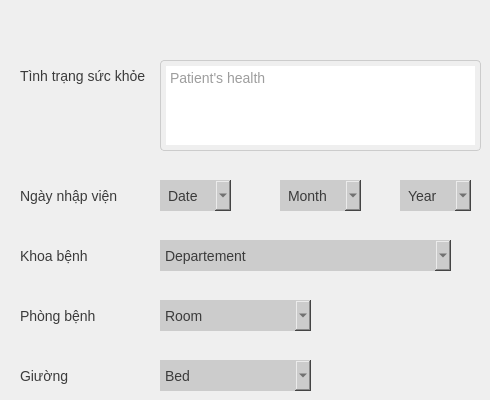
        <widget class="QWidget" name="admit_hp_page">
         <widget class="QComboBox" name="admit_hp_cbb_2">
          <property name="geometry">
           <rect>
            <x>280</x>
            <y>180</y>
            <width>81</width>
            <height>31</height>
           </rect>
          </property>
          <property name="cursor">
           <cursorShape>PointingHandCursor</cursorShape>
          </property>
          <property name="styleSheet">
           <string notr="true">QComboBox{
	background-color: #ccc;
	font-size: 14px;
	border:none;
	padding: 8px;
	color: #3b3b3b;
}
QComboBox:hover{
	background-color: #a6a6a4;
}</string>
          </property>
          <property name="currentIndex">
           <number>-1</number>
          </property>
          <property name="placeholderText">
           <string>Month</string>
          </property>
          <item>
           <property name="text">
            <string>01</string>
           </property>
          </item>
          <item>
           <property name="text">
            <string>02</string>
           </property>
          </item>
          <item>
           <property name="text">
            <string>03</string>
           </property>
          </item>
          <item>
           <property name="text">
            <string>04</string>
           </property>
          </item>
          <item>
           <property name="text">
            <string>05</string>
           </property>
          </item>
          <item>
           <property name="text">
            <string>06</string>
           </property>
          </item>
          <item>
           <property name="text">
            <string>07</string>
           </property>
          </item>
          <item>
           <property name="text">
            <string>08</string>
           </property>
          </item>
          <item>
           <property name="text">
            <string>09</string>
           </property>
          </item>
          <item>
           <property name="text">
            <string>10</string>
           </property>
          </item>
          <item>
           <property name="text">
            <string>11</string>
           </property>
          </item>
          <item>
           <property name="text">
            <string>12</string>
           </property>
          </item>
         </widget>
         <widget class="QLabel" name="label_28">
          <property name="geometry">
           <rect>
            <x>20</x>
            <y>300</y>
            <width>111</width>
            <height>31</height>
           </rect>
          </property>
          <property name="styleSheet">
           <string notr="true">color: #3b3b3b;
font-size: 14px;</string>
          </property>
          <property name="text">
           <string>Phòng bệnh</string>
          </property>
         </widget>
         <widget class="QComboBox" name="admit_hp_cbb_3">
          <property name="geometry">
           <rect>
            <x>400</x>
            <y>180</y>
            <width>71</width>
            <height>31</height>
           </rect>
          </property>
          <property name="cursor">
           <cursorShape>PointingHandCursor</cursorShape>
          </property>
          <property name="styleSheet">
           <string notr="true">QComboBox{
	background-color: #ccc;
	font-size: 14px;
	border:none;
	padding: 8px;
	color: #3b3b3b;
}
QComboBox:hover{
	background-color: #a6a6a4;
}</string>
          </property>
          <property name="currentIndex">
           <number>-1</number>
          </property>
          <property name="placeholderText">
           <string>Year</string>
          </property>
          <item>
           <property name="text">
            <string>2020</string>
           </property>
          </item>
          <item>
           <property name="text">
            <string>2021</string>
           </property>
          </item>
         </widget>
         <widget class="QLabel" name="label_34">
          <property name="geometry">
           <rect>
            <x>20</x>
            <y>60</y>
            <width>131</width>
            <height>31</height>
           </rect>
          </property>
          <property name="styleSheet">
           <string notr="true">color: #3b3b3b;
font-size: 14px;</string>
          </property>
          <property name="text">
           <string>Tình trạng sức khỏe</string>
          </property>
         </widget>
         <widget class="QLabel" name="label_22">
          <property name="geometry">
           <rect>
            <x>20</x>
            <y>180</y>
            <width>111</width>
            <height>31</height>
           </rect>
          </property>
          <property name="styleSheet">
           <string notr="true">color: #3b3b3b;
font-size: 14px;</string>
          </property>
          <property name="text">
           <string>Ngày nhập viện</string>
          </property>
         </widget>
         <widget class="QComboBox" name="admit_hp_cbb_1">
          <property name="enabled">
           <bool>true</bool>
          </property>
          <property name="geometry">
           <rect>
            <x>160</x>
            <y>180</y>
            <width>71</width>
            <height>31</height>
           </rect>
          </property>
          <property name="cursor">
           <cursorShape>PointingHandCursor</cursorShape>
          </property>
          <property name="styleSheet">
           <string notr="true">QComboBox{
	background-color: #ccc;
	font-size: 14px;
	border:none;
	padding: 8px;
	color: #3b3b3b;
}
QComboBox:hover{
	background-color: #a6a6a4;
}</string>
          </property>
          <property name="currentText">
           <string>Date</string>
          </property>
          <property name="currentIndex">
           <number>-1</number>
          </property>
          <property name="placeholderText">
           <string>Date</string>
          </property>
          <property name="duplicatesEnabled">
           <bool>false</bool>
          </property>
          <item>
           <property name="text">
            <string>01</string>
           </property>
          </item>
          <item>
           <property name="text">
            <string>02</string>
           </property>
          </item>
          <item>
           <property name="text">
            <string>03</string>
           </property>
          </item>
          <item>
           <property name="text">
            <string>04</string>
           </property>
          </item>
          <item>
           <property name="text">
            <string>05</string>
           </property>
          </item>
          <item>
           <property name="text">
            <string>06</string>
           </property>
          </item>
          <item>
           <property name="text">
            <string>07</string>
           </property>
          </item>
          <item>
           <property name="text">
            <string>08</string>
           </property>
          </item>
          <item>
           <property name="text">
            <string>09</string>
           </property>
          </item>
          <item>
           <property name="text">
            <string>10</string>
           </property>
          </item>
          <item>
           <property name="text">
            <string>11</string>
           </property>
          </item>
          <item>
           <property name="text">
            <string>12</string>
           </property>
          </item>
          <item>
           <property name="text">
            <string>13</string>
           </property>
          </item>
          <item>
           <property name="text">
            <string>14</string>
           </property>
          </item>
          <item>
           <property name="text">
            <string>15</string>
           </property>
          </item>
          <item>
           <property name="text">
            <string>16</string>
           </property>
          </item>
          <item>
           <property name="text">
            <string>17</string>
           </property>
          </item>
          <item>
           <property name="text">
            <string>18</string>
           </property>
          </item>
          <item>
           <property name="text">
            <string>19</string>
           </property>
          </item>
          <item>
           <property name="text">
            <string>20</string>
           </property>
          </item>
          <item>
           <property name="text">
            <string>21</string>
           </property>
          </item>
          <item>
           <property name="text">
            <string>22</string>
           </property>
          </item>
          <item>
           <property name="text">
            <string>23</string>
           </property>
          </item>
          <item>
           <property name="text">
            <string>24</string>
           </property>
          </item>
          <item>
           <property name="text">
            <string>25</string>
           </property>
          </item>
          <item>
           <property name="text">
            <string>26</string>
           </property>
          </item>
          <item>
           <property name="text">
            <string>27</string>
           </property>
          </item>
          <item>
           <property name="text">
            <string>28</string>
           </property>
          </item>
          <item>
           <property name="text">
            <string>29</string>
           </property>
          </item>
          <item>
           <property name="text">
            <string>30</string>
           </property>
          </item>
          <item>
           <property name="text">
            <string>31</string>
           </property>
          </item>
         </widget>
         <widget class="QTextEdit" name="admit_hp_input_6">
          <property name="geometry">
           <rect>
            <x>160</x>
            <y>60</y>
            <width>321</width>
            <height>91</height>
           </rect>
          </property>
          <property name="styleSheet">
           <string notr="true">border: 1px solid #ccc;
color: #3b3b3b;
font-size: 14px;
padding: 5px;
border-radius: 4px;</string>
          </property>
          <property name="placeholderText">
           <string>Patient's health</string>
          </property>
         </widget>
         <widget class="QLabel" name="label_35">
          <property name="geometry">
           <rect>
            <x>20</x>
            <y>360</y>
            <width>111</width>
            <height>31</height>
           </rect>
          </property>
          <property name="styleSheet">
           <string notr="true">color: #3b3b3b;
font-size: 14px;</string>
          </property>
          <property name="text">
           <string>Giường</string>
          </property>
         </widget>
         <widget class="QComboBox" name="admit_hp_cbb_5">
          <property name="enabled">
           <bool>true</bool>
          </property>
          <property name="geometry">
           <rect>
            <x>160</x>
            <y>300</y>
            <width>151</width>
            <height>31</height>
           </rect>
          </property>
          <property name="cursor">
           <cursorShape>PointingHandCursor</cursorShape>
          </property>
          <property name="toolTipDuration">
           <number>-15</number>
          </property>
          <property name="styleSheet">
           <string notr="true">QComboBox{
	background-color: #ccc;
	font-size: 14px;
	border:none;
	padding: 5px;
	color: #3b3b3b;
}
QComboBox:hover{
	background-color: #a6a6a4;
}</string>
          </property>
          <property name="currentText">
           <string>Room</string>
          </property>
          <property name="currentIndex">
           <number>-1</number>
          </property>
          <property name="placeholderText">
           <string>Room</string>
          </property>
          <property name="duplicatesEnabled">
           <bool>false</bool>
          </property>
         </widget>
         <widget class="QLabel" name="label_32">
          <property name="geometry">
           <rect>
            <x>20</x>
            <y>240</y>
            <width>111</width>
            <height>31</height>
           </rect>
          </property>
          <property name="styleSheet">
           <string notr="true">color: #3b3b3b;
font-size: 14px;</string>
          </property>
          <property name="text">
           <string>Khoa bệnh</string>
          </property>
         </widget>
         <widget class="QComboBox" name="admit_hp_cbb_6">
          <property name="enabled">
           <bool>true</bool>
          </property>
          <property name="geometry">
           <rect>
            <x>160</x>
            <y>360</y>
            <width>151</width>
            <height>31</height>
           </rect>
          </property>
          <property name="cursor">
           <cursorShape>PointingHandCursor</cursorShape>
          </property>
          <property name="toolTipDuration">
           <number>-15</number>
          </property>
          <property name="styleSheet">
           <string notr="true">QComboBox{
	background-color: #ccc;
	font-size: 14px;
	border:none;
	padding: 5px;
	color: #3b3b3b;
}
QComboBox:hover{
	background-color: #a6a6a4;
}</string>
          </property>
          <property name="currentText">
           <string>Bed</string>
          </property>
          <property name="currentIndex">
           <number>-1</number>
          </property>
          <property name="placeholderText">
           <string>Bed</string>
          </property>
          <property name="duplicatesEnabled">
           <bool>false</bool>
          </property>
         </widget>
         <widget class="QComboBox" name="admit_hp_cbb_4">
          <property name="enabled">
           <bool>true</bool>
          </property>
          <property name="geometry">
           <rect>
            <x>160</x>
            <y>240</y>
            <width>291</width>
            <height>31</height>
           </rect>
          </property>
          <property name="cursor">
           <cursorShape>PointingHandCursor</cursorShape>
          </property>
          <property name="toolTipDuration">
           <number>-15</number>
          </property>
          <property name="styleSheet">
           <string notr="true">QComboBox{
	background-color: #ccc;
	font-size: 14px;
	border:none;
	padding: 5px;
	color: #3b3b3b;
}
QComboBox:hover{
	background-color: #a6a6a4;
}</string>
          </property>
          <property name="currentText">
           <string>Departement</string>
          </property>
          <property name="currentIndex">
           <number>-1</number>
          </property>
          <property name="placeholderText">
           <string>Departement</string>
          </property>
          <property name="duplicatesEnabled">
           <bool>false</bool>
          </property>
         </widget>
        </widget>
